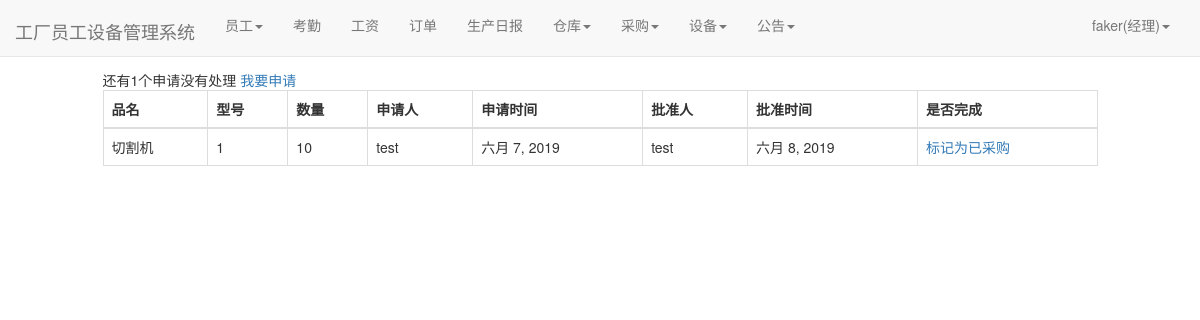
The page /warehouse/buy_list/ (signed in) on the database as committed earlier.
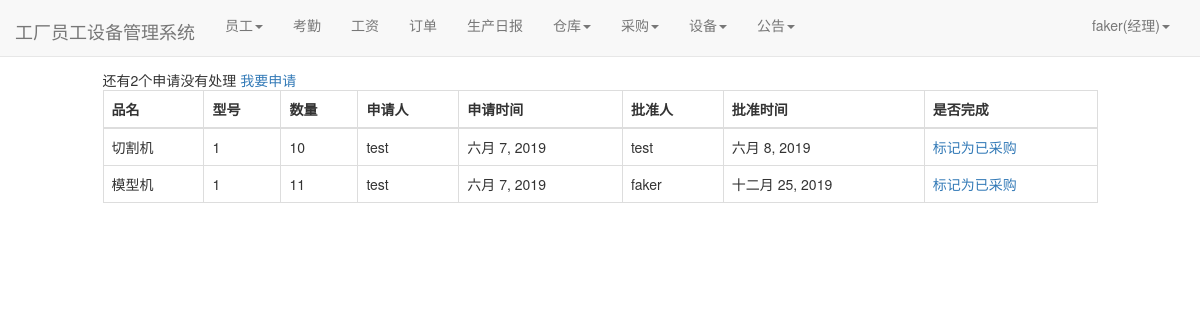
The same page on the database as committed later.
### warehouse/models.py (models this page shows)
class PurchaseList(models.Model):#采购单
    good_name = models.CharField(max_length=100, verbose_name="品名")
    good_version = models.CharField(max_length=100, verbose_name="型号")
    good_num = models.IntegerField(verbose_name="数量")
    apply_staff_name = models.ForeignKey(User, on_delete=models.CASCADE, verbose_name="申请人",null=True,blank=True, related_name='purchase_a')
    apply_date = models.DateField(auto_now_add=True, verbose_name="申请日期")
    sanction_staff_name = models.ForeignKey(User, on_delete=models.CASCADE, verbose_name="批准人", null=True,blank=True,related_name='purchase_b')
    sanction_date = models.DateField(auto_now=True, verbose_name="批准日期",null=True,blank=True)
    price = models.BigIntegerField(null=True,blank=True,verbose_name="单价")
    total_price = models.BigIntegerField(verbose_name="总价",null=True,blank=True)
    buyer_name = models.ForeignKey(User, on_delete=models.DO_NOTHING,null=True,blank=True, verbose_name="采购员", related_name='purchase_c')
    buyer_date = models.DateField(auto_now=True, verbose_name="采购日期",null=True,blank=True)
    class Meta:
        ordering = ['-apply_date']

### warehouse/views.py (the view)
# urls.py: path('buy_list/', views.buy_list, name='buy_list'),
def buy_list(request):
    purchaselists = PurchaseList.objects.filter(~Q(sanction_staff_name=None), Q(buyer_name=None) )
    context = {}
    context['count'] = purchaselists.count()
    context['purchaselists'] = purchaselists
    return render(request, 'buy_list.html', context)

### user/models.py (called while the page is built)
def get_staff_type(self):
    if Profile.objects.filter(user=self).exists():
        profile = Profile.objects.get(user=self)
        return profile.staff_type
    else:
        return ''

### warehouse/templates/buy_list.html (shortened to what this page needs)
{% extends 'base.html' %}
{% if user.is_authenticated %}
                        {% block nav_facility_active %}active{% endblock %}
{% endif %}
{% block content %}
    <div class="containter">
        <div class="row">
            <div class="col-xs-10 col-xs-offset-1">
                {% if user.is_authenticated %}
                {% if user.get_staff_type == '经理' %}
                    <div>
                        <span>还有{{count}}个申请没有处理</span>
                        <a href="{%url 'apply' user.pk%}">我要申请</a></div>
                    <table class="table table-bordered table-hover">
                      <thead>
                        <tr>
                          <th scope="col">品名</th>
                            <th scope="col">型号</th>
                            <th scope="col">数量</th>
                             <th scope="col">申请人</th>
                            <th scope="col">申请时间</th>
                            <th scope="col">批准人</th>
                            <th scope="col">批准时间</th>
                            <th scope="col">是否完成</th>
                        </tr>
                      </thead>
                      <tbody>
                      {%for purchaselist in purchaselists%}
                        <tr>
                          <td>{{purchaselist.good_name}}</td>
                            <td>{{purchaselist.good_version}}</td>
                          <td>{{purchaselist.good_num}}</td>
                            <td>{{purchaselist.apply_staff_name}}</td>
                          <td>{{purchaselist.apply_date}}</td>
                            <td>{{purchaselist.sanction_staff_name}}</td>
                          <td>{{purchaselist.sanction_date}}</td>
                            <td><a href="{% url 'price' purchaselist.pk user.pk%}">标记为已采购</a></td>
                        </tr>
                      {% endfor %}
                      </tbody>
                    </table>
                {% endif %}
                {% else %}
                    <span>未登录，跳转到首页...</span>
                    <script type="text/javascript">
                        window.location.href = '/';
                    </script>
                {% endif %}
            </div>
        </div>
    </div>
{% endblock %}

Rows that differ between the two databases and show on the page:
now on this page (row edited): PurchaseList: good_name "模型机", good_version "1", good_num "11", apply_staff_name "test", apply_date "六月 7, 2019", sanction_staff_name "faker", sanction_date "十二月 25, 2019"
Other text that changed with them:
{{ count }}: "1" → "2"
